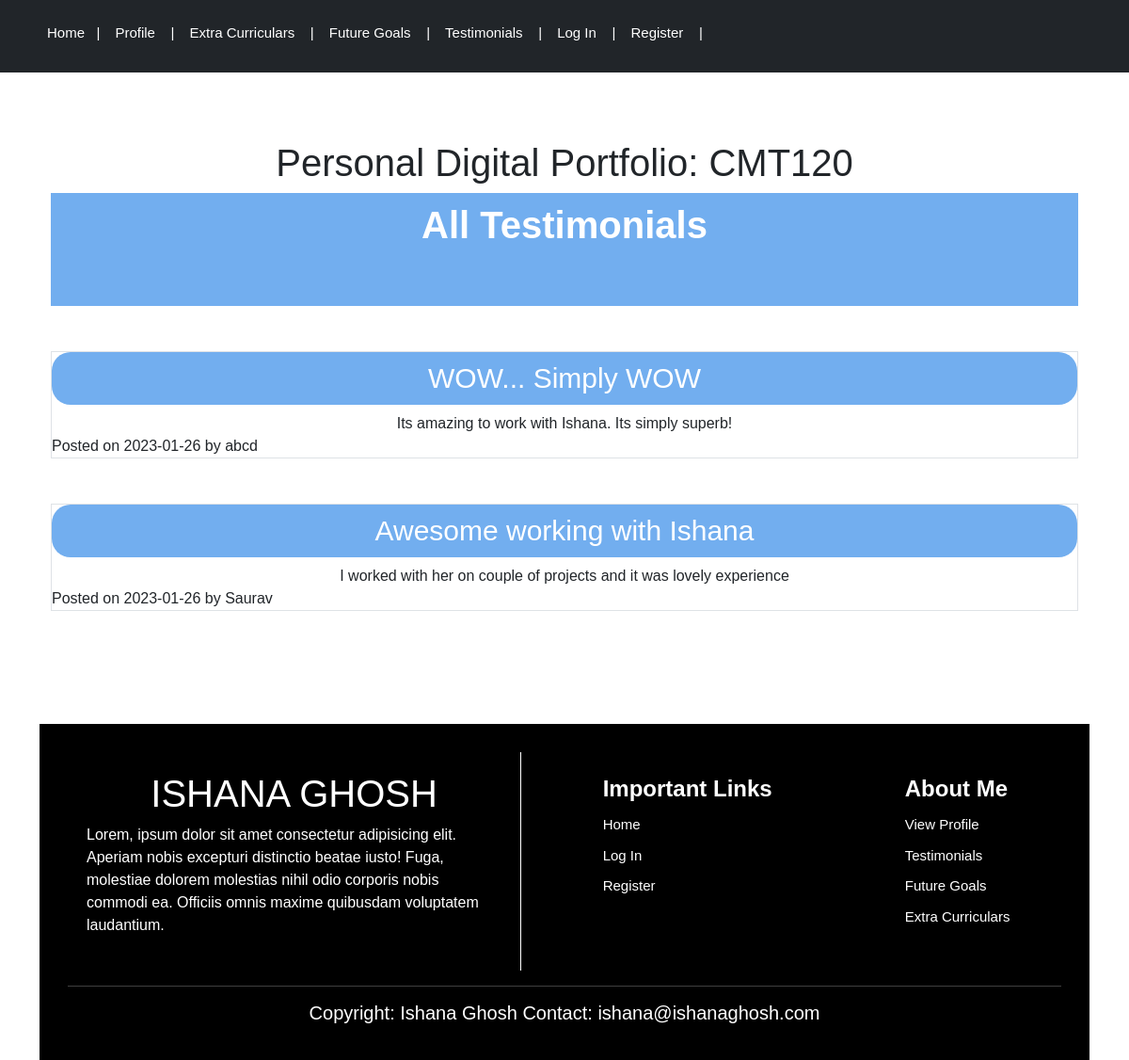
Screenshot of /testimonials with the database file from the repository.
### myprofile/models.py (models this page shows, shortened)
class Testimonials(db.Model):
    users = db.relationship(Users)
    id = db.Column(db.Integer,primary_key=True)
    user_id = db.Column(db.Integer,db.ForeignKey('users.id'),nullable=False)
    date = db.Column(db.DateTime,nullable=False,default=datetime.utcnow)
    title = db.Column(db.String(140),nullable=False)
    text = db.Column(db.Text,nullable=False)

class Users(db.Model,UserMixin):
    __tablename__ = 'users'
    id = db.Column(db.Integer,primary_key=True)
    acc_type = db.Column(db.Integer,default=1) # 1 for regular user, 0 for admin handled within
    profile_image = db.Column(db.String(64),nullable=False,default='default_profile.png')
    email = db.Column(db.String(64),unique=True,index=True)
    username = db.Column(db.String(64),unique=True,index=True)
    password_hash = db.Column(db.String(128))
    testimonials = db.relationship('Testimonials',backref='author',lazy=True)

### myprofile/core/views.py (the view)
@core.route('/testimonials')
def alltestimonials():
    testimonials=Testimonials.query.all()
    return render_template("alltestimonials.html", testimonials=testimonials)

### myprofile/templates/alltestimonials.html (shortened to what this page needs)
{% extends "base.html" %}
{% block content %}
<div class="container mb-5">
  <div class="jumbotron">
      <header>
    <div align='center'>
        <h1 class="resume_title">
            <b><center>All Testimonials</center></b>
        </h1>
    </div>
  </div>
{% for testimonial in testimonials %}
<div class="mycards mt-5 border">
<div class="mytitle">
    <h2 class="skill_title"><center>
        {{testimonial.title}} </center></h2></div>
    <div class="mydescription"><center>{{testimonial.text}}</center></div>
    <div class="mydate"><right>Posted on {{testimonial.date.strftime('%Y-%m-%d')}} by {{testimonial.users.username}}</right></div>
</div>
{% endfor %}
{% endblock %}

### myprofile/static/profile.css (style rules this page uses)
* { padding: 0; margin: 0; font-family: 'Poppins', sans-serif; }
header { background-color: rgb(114, 174, 239); color: white; height: 120px; padding: 10px; }
.resume_title { text-align: center; }
.skill_title { background-color: rgb(114, 174, 239); color: white; border-radius: 20px; padding: 10px; font-size: 30px; }
h1 { text-align: center; }

### rows the page displays
Testimonials: title "WOW... Simply WOW", text "Its amazing to work with Ishana. Its simply superb!", date "2023-01-26", users.username "abcd"
Testimonials: title "Awesome working with Ishana", text "I worked with her on couple of projects and it was lovely experience", date "2023-01-26", users.username "Saurav"
